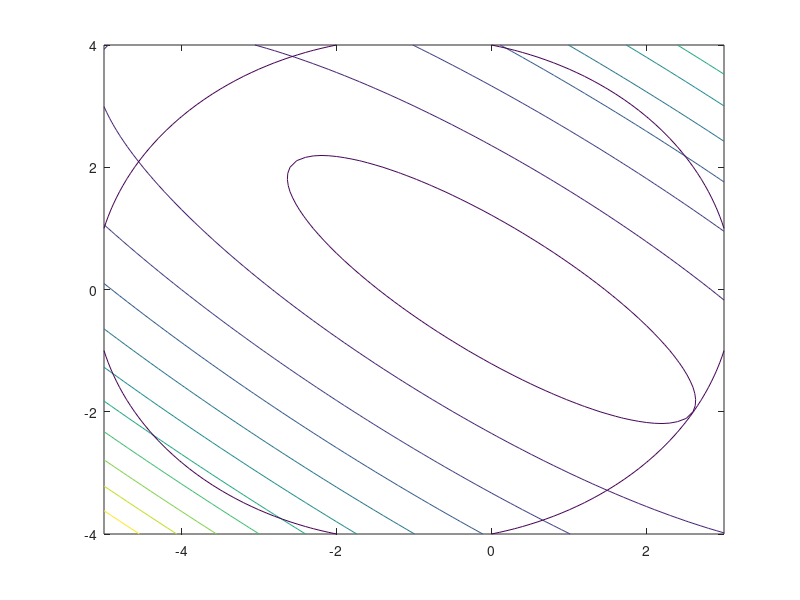

Here is the MATLAB script that generated this plot:
[x1 x2]=meshgrid(-5:0.1:3,-4:0.1:4);
f=9*x1.^2+18*x1.*x2+13*x2.^2-4;
h=x1.^2+x2.^2+2*x1-16;
contour(x1,x2,f);
hold on
contour(x1,x2,h,[0 0]);
contour(x1,x2,f,[15.24 15.24]);